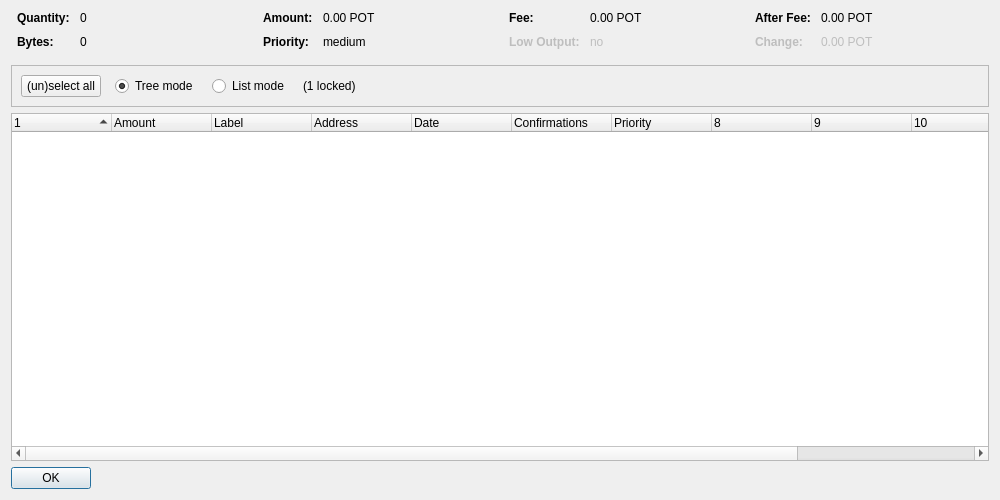
<?xml version="1.0" encoding="UTF-8"?>
<ui version="4.0">
 <class>CoinControlDialog</class>
 <widget class="QDialog" name="CoinControlDialog">
  <property name="geometry">
   <rect>
    <x>0</x>
    <y>0</y>
    <width>1000</width>
    <height>500</height>
   </rect>
  </property>
  <property name="windowTitle">
   <string>Coin Control Address Selection</string>
  </property>
  <layout class="QVBoxLayout" name="verticalLayout">
   <item>
    <layout class="QHBoxLayout" name="horizontalLayoutTop" stretch="0,0,0,0">
     <property name="topMargin">
      <number>0</number>
     </property>
     <property name="bottomMargin">
      <number>10</number>
     </property>
     <item>
      <layout class="QFormLayout" name="formLayoutCoinControl1">
       <property name="horizontalSpacing">
        <number>10</number>
       </property>
       <property name="verticalSpacing">
        <number>10</number>
       </property>
       <property name="leftMargin">
        <number>6</number>
       </property>
       <property name="rightMargin">
        <number>6</number>
       </property>
       <item row="0" column="0">
        <widget class="QLabel" name="labelCoinControlQuantityText">
         <property name="font">
          <font>
           <weight>75</weight>
           <bold>true</bold>
          </font>
         </property>
         <property name="text">
          <string>Quantity:</string>
         </property>
        </widget>
       </item>
       <item row="0" column="1">
        <widget class="QLabel" name="labelCoinControlQuantity">
         <property name="cursor">
          <cursorShape>IBeamCursor</cursorShape>
         </property>
         <property name="contextMenuPolicy">
          <enum>Qt::ActionsContextMenu</enum>
         </property>
         <property name="text">
          <string notr="true">0</string>
         </property>
         <property name="textInteractionFlags">
          <set>Qt::LinksAccessibleByMouse|Qt::TextSelectableByKeyboard|Qt::TextSelectableByMouse</set>
         </property>
        </widget>
       </item>
       <item row="1" column="0">
        <widget class="QLabel" name="labelCoinControlBytesText">
         <property name="font">
          <font>
           <weight>75</weight>
           <bold>true</bold>
          </font>
         </property>
         <property name="text">
          <string>Bytes:</string>
         </property>
        </widget>
       </item>
       <item row="1" column="1">
        <widget class="QLabel" name="labelCoinControlBytes">
         <property name="cursor">
          <cursorShape>IBeamCursor</cursorShape>
         </property>
         <property name="contextMenuPolicy">
          <enum>Qt::ActionsContextMenu</enum>
         </property>
         <property name="text">
          <string notr="true">0</string>
         </property>
         <property name="textInteractionFlags">
          <set>Qt::LinksAccessibleByMouse|Qt::TextSelectableByKeyboard|Qt::TextSelectableByMouse</set>
         </property>
        </widget>
       </item>
      </layout>
     </item>
     <item>
      <layout class="QFormLayout" name="formLayoutCoinControl2">
       <property name="horizontalSpacing">
        <number>10</number>
       </property>
       <property name="verticalSpacing">
        <number>10</number>
       </property>
       <property name="leftMargin">
        <number>6</number>
       </property>
       <property name="rightMargin">
        <number>6</number>
       </property>
       <item row="0" column="0">
        <widget class="QLabel" name="labelCoinControlAmountText">
         <property name="font">
          <font>
           <weight>75</weight>
           <bold>true</bold>
          </font>
         </property>
         <property name="text">
          <string>Amount:</string>
         </property>
        </widget>
       </item>
       <item row="0" column="1">
        <widget class="QLabel" name="labelCoinControlAmount">
         <property name="cursor">
          <cursorShape>IBeamCursor</cursorShape>
         </property>
         <property name="contextMenuPolicy">
          <enum>Qt::ActionsContextMenu</enum>
         </property>
         <property name="text">
          <string notr="true">0.00 POT</string>
         </property>
         <property name="textInteractionFlags">
          <set>Qt::LinksAccessibleByMouse|Qt::TextSelectableByKeyboard|Qt::TextSelectableByMouse</set>
         </property>
        </widget>
       </item>
       <item row="1" column="0">
        <widget class="QLabel" name="labelCoinControlPriorityText">
         <property name="font">
          <font>
           <weight>75</weight>
           <bold>true</bold>
          </font>
         </property>
         <property name="text">
          <string>Priority:</string>
         </property>
        </widget>
       </item>
       <item row="1" column="1">
        <widget class="QLabel" name="labelCoinControlPriority">
         <property name="cursor">
          <cursorShape>IBeamCursor</cursorShape>
         </property>
         <property name="contextMenuPolicy">
          <enum>Qt::ActionsContextMenu</enum>
         </property>
         <property name="text">
          <string notr="true">medium</string>
         </property>
         <property name="textInteractionFlags">
          <set>Qt::LinksAccessibleByMouse|Qt::TextSelectableByKeyboard|Qt::TextSelectableByMouse</set>
         </property>
        </widget>
       </item>
      </layout>
     </item>
     <item>
      <layout class="QFormLayout" name="formLayoutCoinControl3">
       <property name="horizontalSpacing">
        <number>10</number>
       </property>
       <property name="verticalSpacing">
        <number>10</number>
       </property>
       <property name="leftMargin">
        <number>6</number>
       </property>
       <property name="rightMargin">
        <number>6</number>
       </property>
       <item row="0" column="0">
        <widget class="QLabel" name="labelCoinControlFeeText">
         <property name="font">
          <font>
           <weight>75</weight>
           <bold>true</bold>
          </font>
         </property>
         <property name="text">
          <string>Fee:</string>
         </property>
        </widget>
       </item>
       <item row="0" column="1">
        <widget class="QLabel" name="labelCoinControlFee">
         <property name="cursor">
          <cursorShape>IBeamCursor</cursorShape>
         </property>
         <property name="contextMenuPolicy">
          <enum>Qt::ActionsContextMenu</enum>
         </property>
         <property name="text">
          <string notr="true">0.00 POT</string>
         </property>
         <property name="textInteractionFlags">
          <set>Qt::LinksAccessibleByMouse|Qt::TextSelectableByKeyboard|Qt::TextSelectableByMouse</set>
         </property>
        </widget>
       </item>
       <item row="1" column="0">
        <widget class="QLabel" name="labelCoinControlLowOutputText">
         <property name="enabled">
          <bool>false</bool>
         </property>
         <property name="font">
          <font>
           <weight>75</weight>
           <bold>true</bold>
          </font>
         </property>
         <property name="text">
          <string>Low Output:</string>
         </property>
        </widget>
       </item>
       <item row="1" column="1">
        <widget class="QLabel" name="labelCoinControlLowOutput">
         <property name="enabled">
          <bool>false</bool>
         </property>
         <property name="cursor">
          <cursorShape>IBeamCursor</cursorShape>
         </property>
         <property name="contextMenuPolicy">
          <enum>Qt::ActionsContextMenu</enum>
         </property>
         <property name="text">
          <string notr="true">no</string>
         </property>
         <property name="textInteractionFlags">
          <set>Qt::LinksAccessibleByMouse|Qt::TextSelectableByKeyboard|Qt::TextSelectableByMouse</set>
         </property>
        </widget>
       </item>
      </layout>
     </item>
     <item>
      <layout class="QFormLayout" name="formLayoutCoinControl4">
       <property name="horizontalSpacing">
        <number>10</number>
       </property>
       <property name="verticalSpacing">
        <number>10</number>
       </property>
       <property name="leftMargin">
        <number>6</number>
       </property>
       <property name="rightMargin">
        <number>6</number>
       </property>
       <item row="0" column="0">
        <widget class="QLabel" name="labelCoinControlAfterFeeText">
         <property name="font">
          <font>
           <weight>75</weight>
           <bold>true</bold>
          </font>
         </property>
         <property name="text">
          <string>After Fee:</string>
         </property>
        </widget>
       </item>
       <item row="0" column="1">
        <widget class="QLabel" name="labelCoinControlAfterFee">
         <property name="cursor">
          <cursorShape>IBeamCursor</cursorShape>
         </property>
         <property name="contextMenuPolicy">
          <enum>Qt::ActionsContextMenu</enum>
         </property>
         <property name="text">
          <string notr="true">0.00 POT</string>
         </property>
         <property name="textInteractionFlags">
          <set>Qt::LinksAccessibleByMouse|Qt::TextSelectableByKeyboard|Qt::TextSelectableByMouse</set>
         </property>
        </widget>
       </item>
       <item row="1" column="0">
        <widget class="QLabel" name="labelCoinControlChangeText">
         <property name="enabled">
          <bool>false</bool>
         </property>
         <property name="font">
          <font>
           <weight>75</weight>
           <bold>true</bold>
          </font>
         </property>
         <property name="text">
          <string>Change:</string>
         </property>
        </widget>
       </item>
       <item row="1" column="1">
        <widget class="QLabel" name="labelCoinControlChange">
         <property name="enabled">
          <bool>false</bool>
         </property>
         <property name="cursor">
          <cursorShape>IBeamCursor</cursorShape>
         </property>
         <property name="contextMenuPolicy">
          <enum>Qt::ActionsContextMenu</enum>
         </property>
         <property name="text">
          <string notr="true">0.00 POT</string>
         </property>
         <property name="textInteractionFlags">
          <set>Qt::LinksAccessibleByMouse|Qt::TextSelectableByKeyboard|Qt::TextSelectableByMouse</set>
         </property>
        </widget>
       </item>
      </layout>
     </item>
    </layout>
   </item>
   <item>
    <widget class="QFrame" name="frame">
     <property name="minimumSize">
      <size>
       <width>0</width>
       <height>40</height>
      </size>
     </property>
     <property name="frameShape">
      <enum>QFrame::StyledPanel</enum>
     </property>
     <property name="frameShadow">
      <enum>QFrame::Sunken</enum>
     </property>
     <layout class="QHBoxLayout" name="horizontalLayout">
      <item>
       <layout class="QHBoxLayout" name="horizontalLayoutPanel" stretch="0,0,0,0,0">
        <property name="spacing">
         <number>14</number>
        </property>
        <item>
         <widget class="QPushButton" name="pushButtonSelectAll">
          <property name="sizePolicy">
           <sizepolicy hsizetype="Maximum" vsizetype="Fixed">
            <horstretch>0</horstretch>
            <verstretch>0</verstretch>
           </sizepolicy>
          </property>
          <property name="text">
           <string>(un)select all</string>
          </property>
         </widget>
        </item>
        <item>
         <widget class="QRadioButton" name="radioTreeMode">
          <property name="sizePolicy">
           <sizepolicy hsizetype="Maximum" vsizetype="Fixed">
            <horstretch>0</horstretch>
            <verstretch>0</verstretch>
           </sizepolicy>
          </property>
          <property name="text">
           <string>Tree mode</string>
          </property>
          <property name="checked">
           <bool>true</bool>
          </property>
         </widget>
        </item>
        <item>
         <widget class="QRadioButton" name="radioListMode">
          <property name="sizePolicy">
           <sizepolicy hsizetype="Maximum" vsizetype="Fixed">
            <horstretch>0</horstretch>
            <verstretch>0</verstretch>
           </sizepolicy>
          </property>
          <property name="text">
           <string>List mode</string>
          </property>
         </widget>
        </item>
        <item>
         <widget class="QLabel" name="labelLocked">
          <property name="text">
           <string notr="true">(1 locked)</string>
          </property>
         </widget>
        </item>
        <item>
         <spacer name="horizontalSpacer">
          <property name="orientation">
           <enum>Qt::Horizontal</enum>
          </property>
          <property name="sizeHint" stdset="0">
           <size>
            <width>40</width>
            <height>20</height>
           </size>
          </property>
         </spacer>
        </item>
       </layout>
      </item>
     </layout>
    </widget>
   </item>
   <item>
    <widget class="CoinControlTreeWidget" name="treeWidget">
     <property name="contextMenuPolicy">
      <enum>Qt::CustomContextMenu</enum>
     </property>
     <property name="sortingEnabled">
      <bool>false</bool>
     </property>
     <property name="columnCount">
      <number>12</number>
     </property>
     <attribute name="headerShowSortIndicator" stdset="0">
      <bool>true</bool>
     </attribute>
     <attribute name="headerStretchLastSection">
      <bool>false</bool>
     </attribute>
     <column>
      <property name="text">
       <string/>
      </property>
     </column>
     <column>
      <property name="text">
       <string>Amount</string>
      </property>
     </column>
     <column>
      <property name="text">
       <string notr="true">Label</string>
      </property>
     </column>
     <column>
      <property name="text">
       <string>Address</string>
      </property>
     </column>
     <column>
      <property name="text">
       <string>Date</string>
      </property>
     </column>
     <column>
      <property name="text">
       <string>Confirmations</string>
      </property>
      <property name="toolTip">
       <string>Confirmed</string>
      </property>
     </column>
     <column>
      <property name="text">
       <string>Priority</string>
      </property>
     </column>
     <column>
      <property name="text">
       <string/>
      </property>
     </column>
     <column>
      <property name="text">
       <string/>
      </property>
     </column>
     <column>
      <property name="text">
       <string/>
      </property>
     </column>
     <column>
      <property name="text">
       <string/>
      </property>
     </column>
     <column>
      <property name="text">
       <string/>
      </property>
     </column>
    </widget>
   </item>
   <item>
    <widget class="QDialogButtonBox" name="buttonBox">
     <property name="sizePolicy">
      <sizepolicy hsizetype="Maximum" vsizetype="Fixed">
       <horstretch>0</horstretch>
       <verstretch>0</verstretch>
      </sizepolicy>
     </property>
     <property name="orientation">
      <enum>Qt::Horizontal</enum>
     </property>
     <property name="standardButtons">
      <set>QDialogButtonBox::Ok</set>
     </property>
    </widget>
   </item>
  </layout>
 </widget>
 <customwidgets>
  <customwidget>
   <class>CoinControlTreeWidget</class>
   <extends>QTreeWidget</extends>
   <header>coincontroltreewidget.h</header>
  </customwidget>
 </customwidgets>
 <resources/>
 <connections/>
</ui>
